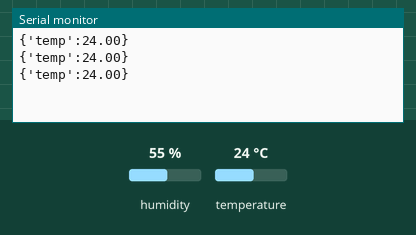
Simulated run of this sketch. Board: Arduino Uno, built with avr-gcc and run on an emulated ATmega328P. Parts: the last lines printed to the serial monitor. Inputs (shaded band) come from the test bench; at power-on: temperature 24 °C, humidity 55 %.

Above: at 3.8 s.
3.9 s: temperature set to 12 °C
At 5.5 s:
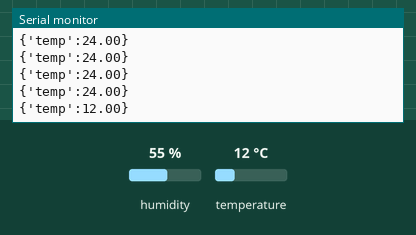
6.8 s: temperature set to 19 °C
At 8.7 s:
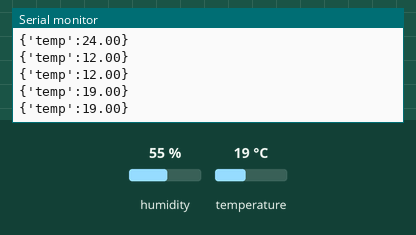
Timing chart, 0 to 10.2 s (numbered marks = the images above; inputs shaded):
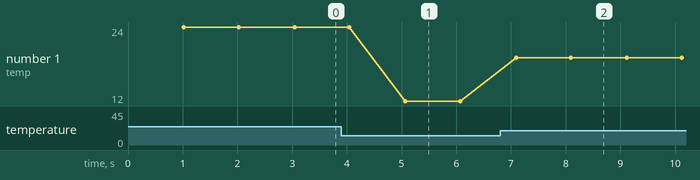

Measured:
- after the input at 3.9 s, the serial monitor: prints a new line after 1.2 s (image 1)
- after the input at 6.8 s, the serial monitor: prints a new line after 0.30 s (image 2)
- plotted number 1: 24 → 12 after the input at 3.9 s, 12 → 19 after the input at 6.8 s

The sketch:

sensor_temperatura_umidade.ino
```cpp
#include "DHT.h"

#define DHTPIN 8     // Digital pin connected to the DHT sensor

#define DHTTYPE DHT11   // DHT 11

DHT dht(DHTPIN, DHTTYPE);

void setup() {
  Serial.begin(9600);
//  Serial.println(F("DHT11 test!"));

  dht.begin();
}

void loop() {
  // Wait a few seconds between measurements.
  delay(1000);

  // Reading temperature or humidity takes about 250 milliseconds!
  // Sensor readings may also be up to 2 seconds 'old' (its a very slow sensor)
  float h = dht.readHumidity();
  // Read temperature as Celsius (the default)
  float t = dht.readTemperature();
  // Read temperature as Fahrenheit (isFahrenheit = true)
  float f = dht.readTemperature(true);

  // Check if any reads failed and exit early (to try again).
  if (isnan(h) || isnan(t) || isnan(f)) {
    Serial.println(F("Failed to read from DHT sensor!"));
    return;
  }

  // Compute heat index in Fahrenheit (the default)
  float hif = dht.computeHeatIndex(f, h);
  // Compute heat index in Celsius (isFahreheit = false)
  float hic = dht.computeHeatIndex(t, h, false);

  Serial.print(F("{'temp':"));
  Serial.print(t);
  Serial.print(F("}"));
  Serial.println(F(""));
}
```
